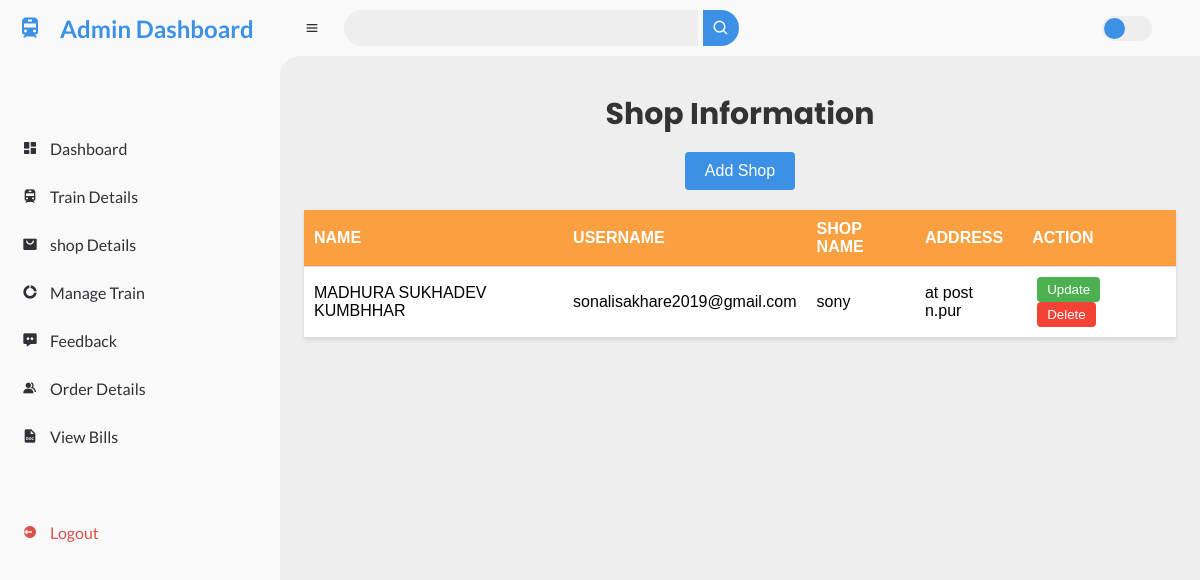
Page /shopdetails on the committed database.
### tables this page shows
CREATE TABLE shopinfo(id integer primary key autoincrement, name text(30), username text(30), shop_name text(30), address text(50));

### app.py (the view)
@app.route('/shopdetails', methods=['GET'])
def shopdetails():
    try:
        con,  cur = create_connection()
        cur.execute("SELECT * FROM shopinfo")
        shop = cur.fetchall()
        return render_template('shop_details.html', shop=shop)
    except Exception as e:
        return f"<script>alert('Error: {e}');window.location.href = '/shopdetails';</script>"

### app.py (called while the page is built)
def create_connection():
    con = sqlite3.connect('instance/database.db')
    cur = con.cursor()
    return con, cur

### Templates/shop_details.html (shortened to what this page needs)
{% extends 'Admin-Dashboard.html' %}
{% block main %}
<main>
    <div class="hed">
        <h3>Shop Information</h3>
    </div>
    <div class="add-button-container mt-3">
        <button class="btn-add" onclick="showPopup('popup-form')">Add Shop</button>
    </div>
    <table>
        <thead>
            <tr>
                <th>Name</th>
                <th>Username</th>
                <th>Shop Name</th>
                <th>Address</th>
                <th>Action</th>
            </tr>
        </thead>
        <tbody>
            {% for shop in shop %}
            <tr>
                <td>{{ shop[1] }}</td>
                <td>{{ shop[2] }}</td>
                <td>{{ shop[3] }}</td>
                <td>{{ shop[4] }}</td>
                <td>
                    <button type="button" class="update-btn" onclick="showUpdatePopup('{{ shop[0] }}', '{{ shop[1] }}', '{{ shop[2] }}', '{{ shop[3] }}', '{{ shop[4] }}')">Update</button>
                    <form action="/delete_shop" method="POST" style="display:inline;">
                        <button type="submit" class="delete-btn">Delete</button>
                    </form>
                </td>
            </tr>
            {% endfor %}
        </tbody>
    </table>
</main>
{% endblock main %}

### static/css/admin-dash.css (style rules this page uses)
* { margin: 0; padding: 0; box-sizing: border-box; }
:root { --poppins: 'Poppins', sans-serif; --lato: 'Lato', sans-serif; --light: #F9F9F9; --blue: #3C91E6; --light-blue: #CFE8FF; --grey: #eee; --dark-grey: #AAAAAA; --dark: #342E37; --red: #DB504A; --yellow: #FFCE26; --light-yellow: #FFF2C6; --orange: #FD7238; --light-orange: #FFE0D3; }
html { overflow-x: hidden; }
body { background: var(--grey); overflow-x: hidden; }
#content main { width: 100%; padding: 36px 24px; font-family: var(--poppins); max-height: calc(100vh - 56px); overflow-y: auto; }

### static/css/manage_train.css (style rules this page uses)
.add-button-container { text-align: center; margin-bottom: 20px; }
.btn-add { padding: 10px 20px; font-size: 16px; background-color: #3C91E6; color: white; border: none; border-radius: 4px; cursor: pointer; transition: background-color 0.3s ease; }
table { width: 100%; border-collapse: collapse; margin: 20px 0; font-family: Arial, sans-serif; background-color: #ffffff; box-shadow: 0 2px 4px rgba(0, 0, 0, 0.1); }
th, td { padding: 12px 15px; text-align: left; border-bottom: 1px solid #ddd; }
th { background-color: #faa040; color: #ffffff; font-weight: bold; text-transform: uppercase; }
button { padding: 5px 10px; margin: 0 5px; border: none; cursor: pointer; border-radius: 4px; color: white; transition: background-color 0.3s ease; }
.update-btn { background-color: #4CAF50; }
.delete-btn { background-color: #f44336; }

### static/css/shop_details.css (style rules this page uses)
#content main { width: 100%; padding: 36px 24px; font-family: var(--poppins); max-height: calc(100vh - 56px); overflow-y: auto; }

### static/css/feedback.css (style rules this page uses)
#content main { width: 100%; padding: 36px 24px; font-family: var(--poppins); max-height: calc(100vh - 56px); overflow-y: auto; }

### static/css/adm-order_details.css (style rules this page uses)
table { background-color: white; font-family: arial, sans-serif; width: 100%; border-collapse: collapse; box-shadow: 0 2px 4px rgba(0, 0, 0, 0.1); }
thead tr { background-color: #f8f8f8; }
th, td { padding: 10px; text-align: left; border-bottom: 1px solid #ddd; }
th { font-weight: bold; text-transform: uppercase; background-color: #faa040; color: white; }
#content main { width: 100%; padding: 36px 24px; font-family: var(--poppins); max-height: calc(100vh - 56px); overflow-y: auto; }

### static/css/adm-viewbills.css (style rules this page uses)
.hed h3 { text-align: center; font-size: 1.2em; color: #333; cursor: pointer; margin-top: 0; margin-bottom: 15px; text-align: center; font-size: 30px; }
#content main { width: 100%; padding: 36px 24px; font-family: var(--poppins); max-height: calc(100vh - 56px); overflow-y: auto; }

### rows in the picture
shopinfo: name "MADHURA SUKHADEV KUMBHHAR", username "sonalisakhare2019@gmail.com", shop_name "sony", address "at post n.pur"
